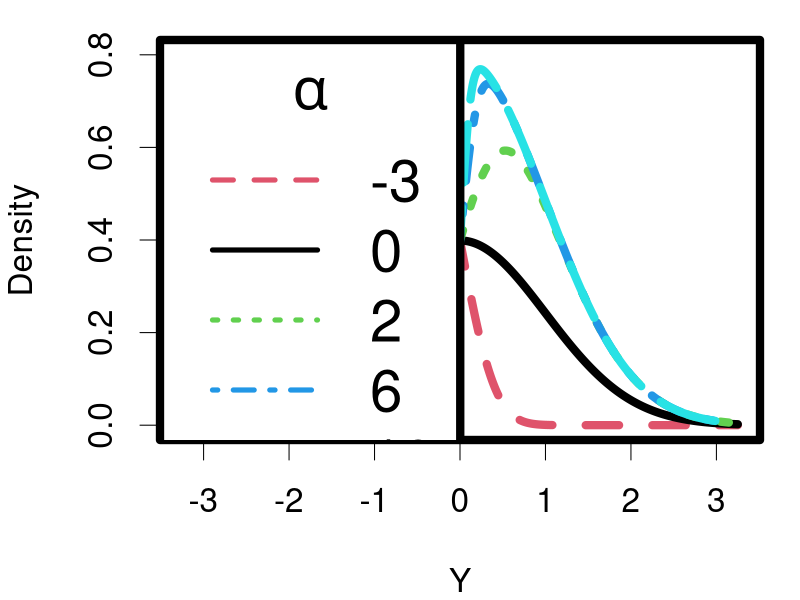

Reproduce this figure in R.


library(sn)



x <- seq(-3.25, 3.25, length.out = 1000)
xi <- 0
omega <- 1
alpha <- c(-3,0, 2,6,10)
dx <- lapply(1:length(alpha), function(ii) dsn(x, xi, omega, alpha[ii], tau=0, dp=NULL, log=FALSE))


par.index <- c(2,1,3,4,5)
par(mar = c(4,4,1,1), lwd = 8, cex = 2)
plot(x, dx[[1]], "n", xlab = "Y", ylab = "Density", ylim = c(0,.8))
temp <- sapply(1:length(alpha), function(ii) lines(x, dx[[ii]], col = par.index[ii], lty = par.index[ii]))
legend("topleft", legend = alpha, col = par.index, lty = par.index, lwd = 5, title = expression(alpha), cex = 1.75)


fbeta <- function(a){sqrt(2/pi*a^2/(1+a^2))}
fgamma <- function(b){0.5*(4 - pi)*b^2*(1-b^2)^(-3/2)}
beta <- fbeta(alpha)
gamma <- fgamma(beta)
mu <- xi + omega*beta
sig2 <- omega^2*(1-beta^2)

round(cbind(alpha, mu, sig2, gamma),3)
